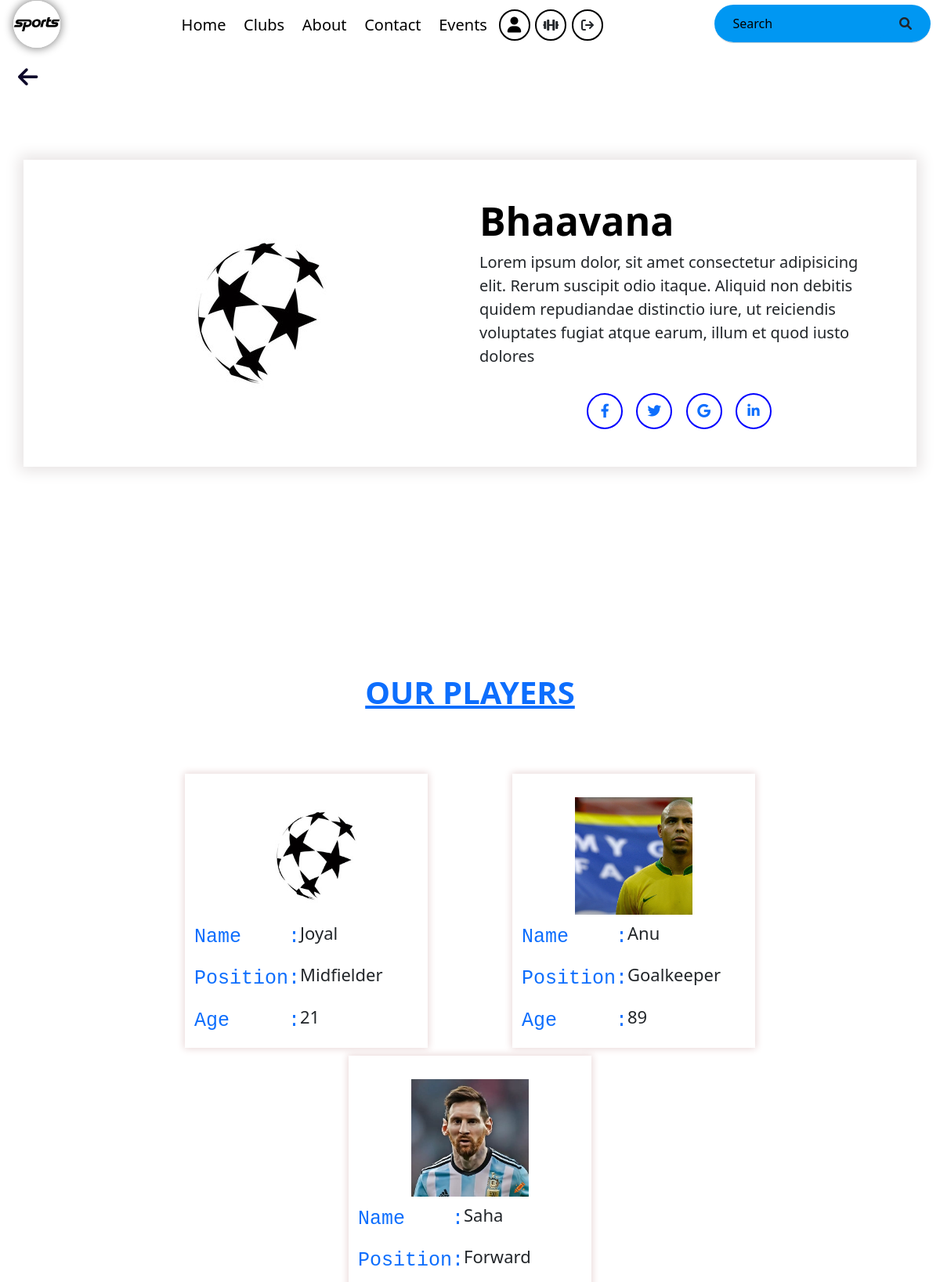
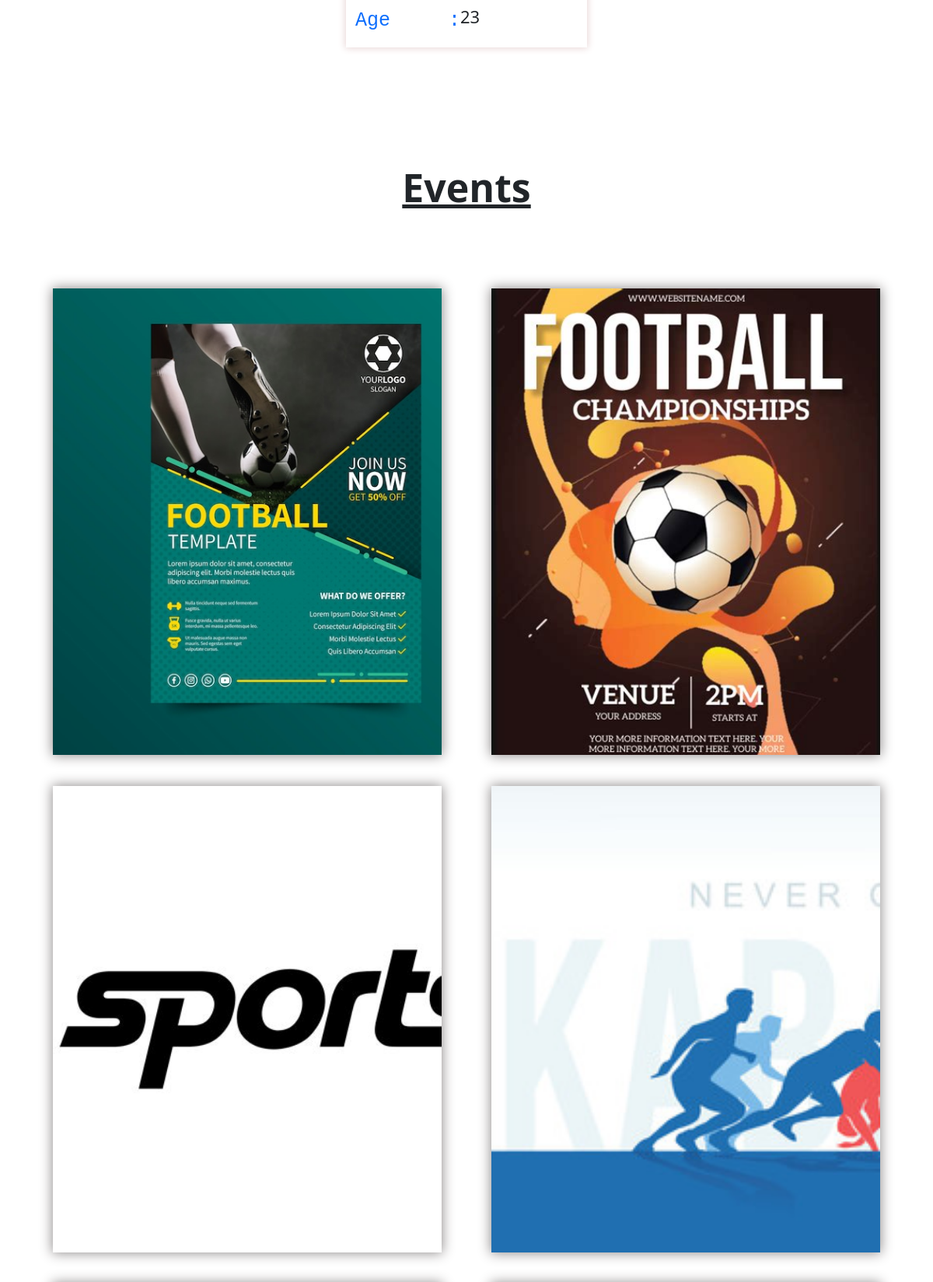
The page /club_main.php?v=4 (upper part) on the database its author committed (2 pictures, top to bottom).
### tables this page shows
CREATE TABLE `club` (
  `club_id` int(50) NOT NULL,
  `club_name` varchar(50) NOT NULL,
  `club_type` varchar(50) NOT NULL,
  `Man_name` varchar(50) NOT NULL,
  `email` varchar(50) NOT NULL,
  `mobile` varchar(20) NOT NULL,
  `district` varchar(20) NOT NULL,
  `logo` varchar(200) NOT NULL,
  `about` text NOT NULL DEFAULT 'Lorem ipsum dolor, sit amet consectetur adipisicing elit. Rerum suscipit odio itaque. Aliquid non debitis quidem repudiandae distinctio iure, ut reiciendis voluptates fugiat atque earum, illum et quod iusto dolores?',
  `password` varchar(100) NOT NULL,
  `login_count` int(11) DEFAULT 0
);

CREATE TABLE `clubuser` (
  `id` int(30) NOT NULL,
  `club_id` int(30) NOT NULL,
  `sport_type` varchar(50) NOT NULL,
  `email` varchar(100) NOT NULL,
  `position` varchar(100) NOT NULL,
  `number` varchar(20) NOT NULL,
  `amount` varchar(100) NOT NULL DEFAULT '00',
  `add_date` date NOT NULL
);

CREATE TABLE `user` (
  `user_id` int(20) NOT NULL,
  `name` varchar(100) NOT NULL,
  `email` varchar(100) NOT NULL,
  `mobile` varchar(20) NOT NULL,
  `district` varchar(100) NOT NULL,
  `age` varchar(20) NOT NULL,
  `password` varchar(100) NOT NULL,
  `image` varchar(200) NOT NULL,
  `login_count` int(11) DEFAULT 0,
  `country` varchar(100) NOT NULL
);

CREATE TABLE `events` (
  `event_id` int(10) NOT NULL,
  `club_name` varchar(100) NOT NULL,
  `type` varchar(50) NOT NULL,
  `image` varchar(200) NOT NULL,
  `event_date` date NOT NULL,
  `sports` varchar(100) NOT NULL
);

### club_main.php (the view, shortened to what this page needs)
<!DOCTYPE html>
<html lang="en">
<head>
    <link href="https://cdn.jsdelivr.net/npm/bootstrap@5.0.2/dist/css/bootstrap.min.css" rel="stylesheet">
  <link rel="stylesheet" href="https://cdnjs.cloudflare.com/ajax/libs/font-awesome/6.0.0-beta3/css/all.min.css">
  <link rel="stylesheet" href="css/style.css?v=<?php echo time(); ?>">
</head>
<?php include('header.php'); ?>
<?php
if (isset($_SERVER['HTTP_REFERER'])) {
    $previousPage = $_SERVER['HTTP_REFERER'];
} else {
    $previousPage = $_SESSION['pre'];
}
?>
<a href="<?php echo $previousPage; ?>"style="text-decoration: none;" ><i class="fa-solid fa-arrow-left" style="font-size: 29px; color:#0c0629; position: fixed;left: 23px;top: 84px;" ></i></a>
<body>
    <div class="container-fluid " style="height: 100vh; display:flex; background:white; justify-content:center; align-items:center; flex-direction:column;" id="main">
        <?php
        if(isset($_GET['v'])){
            $id = $_GET['v'];
            $sql = "SELECT * FROM `club` WHERE club_id = '$id'";
            $result= mysqli_query($conn,$sql);
            $row = mysqli_fetch_assoc($result);
            $name = $row['club_name'];
            ?>
        <div class="container  p-5" style=" box-shadow: 0px 0px 18px 5px #e6e2e2;">
                <div class="row d-flex justify-content-center align-items-center">
                    <div class="col-12 col-md-6 mb-4 mb-md-0 text-center">
                        <img src="images/<?php echo $row['logo']; ?>" alt="" class="img-fluid">
                    </div>
                    <div class="col-12 col-md-6 d-flex flex-column justify-content-start">
                        <h1 style="color: black; font-size: 50px; font-weight: 900;"><?php echo $row['club_name']; ?></h1>
                        <p style="font-size: 20px; font-weight: 300;"><?php echo $row['about']; ?></p>
                        <div class="social-media mt-3">
                            <a href="" class="social-icon" style="border: 2px solid blue;">
                                <i class="fab fa-facebook-f text-primary"></i>
                            </a>
                            <a href="" class="social-icon" style="border: 2px solid blue;">
                                <i class="fab fa-twitter text-primary"></i>
                            </a>
                            <a href="" class="social-icon" style="border: 2px solid blue;">
                                <i class="fab fa-google text-primary"></i>
                            </a>
                            <a href="" class="social-icon text-primary" style="border: 2px solid blue;">
                                <i class="fab fa-linkedin-in"></i>
                            </a>
                        </div>
                    </div>
                </div>
        </div>
    </div>
    <div class="row mx-auto d-flex justify-content-center align-items-center" style="height: auto; color:white; background: white; padding-bottom:40px;" id="sportsclubs">
    <h1 class="text-center text-primary" style="font-weight: 900; margin-top:60px; margin-bottom:80px;"><u>OUR PLAYERS</u></h1>
    <?php
        $sql = "SELECT * FROM `clubuser` WHERE club_id = '$id'";
        $result = mysqli_query($conn, $sql);
        if (mysqli_num_rows($result) > 0) {
            while ($row = mysqli_fetch_assoc($result)) {
                $email = $row['email'];
                $user_sql = "SELECT * FROM `user` WHERE email = '$email'";
                $user_result = mysqli_query($conn, $user_sql);
                if ($data = mysqli_fetch_assoc($user_result)) {
                    ?>
                    <div class="col-lg-3 col-sm-12 player_card">
                        <a href="">
                            <div class="player_img" style="background-image: url('images/<?php echo $data['image']; ?>');"></div>
                            <div class="d-flex  justify-content-center align-items-center flex-column w-100">
                                    <div style="width: 100%;display: flex;justify-content: start;align-items: start;">
                                        <pre style="font-size: 25px;">Name    :</pre>
                                        <h3 class="text-start text-dark" style="text-transform: capitalize; font-size:22px;" ><?php echo $data['name']; ?></h3>
                                    </div>
                                    <div style="width: 100%;display: flex;justify-content: start;align-items: start;">
                                        <pre style="font-size: 25px;">Position:</pre>
                                        <h3 class="text-start text-dark" style="text-transform: capitalize; font-size:22px;" ><?php echo $row['position']; ?></h3>
                                    </div>
                                    <div style="width: 100%;display: flex;justify-content: start;align-items: start;">
                                        <pre style="font-size: 25px;">Age     :</pre>
                                        <h3 class="text-start text-dark" style="text-transform: capitalize; font-size:22px;" ><?php echo $data['age']; ?></h3>
                                    </div>
                            </div>
                        </a>
                    </div>
                    <?php
                }
            }
        }
    ?>
</div>
    <div class="container-fluid " style="height: 100vh; display:flex;  align-items:center; flex-direction:column; padding-top:100px;" id="main">
            <h1 style="font-size: 50px;font-weight: 900;text-transform: capitalize;margin-bottom: 80px;"><u> Events</u></h1>
            <div class="container-fluid row">
            <?php
            $sql = "SELECT * FROM events WHERE club_name = '$name'   ORDER BY
                    CASE
                        WHEN type = 'recruitment' THEN 1
                        WHEN type = 'tournament' THEN 2
                        WHEN type = 'event' THEN 3
                        ELSE 4
                    END";
            $out = mysqli_query($conn, $sql);
            while ($data = mysqli_fetch_assoc($out)) {
            ?>
                <div class="event col-lg-4 col-sm-12 p-0" style="background-image:url('images/<?php echo $data['image']; ?>'); background-size:cover; background-repeat:no-repeat;">
                </div>
            <?php
            }
        }
            ?>
        </div>
    </div>
</body>
</html>

### css/style.css (style rules this page uses)
.social-media { display: flex; justify-content: center; }
.social-icon { height: 46px; width: 46px; border: 2px solid white; margin: 0 0.54rem; display: flex; justify-content: center; align-items: center; text-decoration: none; color:white; font-size: 1.1rem; border-radius: 50%; transition: 0.3s; }
.player_card { background: transparent; display: flex; justify-content: center; align-items: center; flex-direction: column; box-shadow: 0px 0px 9px 1px #e8d5d5; width: 310px; height: 350px; margin-bottom: 10px; margin-right: 54px; margin-left: 54px; flex: 0 0 auto; }
.player_card a { height: 100%; width: 100%; text-decoration: none; display: flex; justify-content: space-around; align-items: center; flex-direction: column; }
.player_img { width: 150px; height: 150px; background-size: cover; background-repeat: no-repeat; position: relative; top: 0px; margin: auto; margin-bottom: auto; margin-bottom: 10px; }
.event { width: 500px; height:600px; background:red; margin:auto; margin-top: 20px; margin-bottom: 20px; box-shadow: 0px 0px 15px 1px #928e8e; }

### rows shown on the page
club: logo (picture), club_name "Bhaavana", about "Lorem ipsum dolor, sit amet consectetur adipisicing elit. Rerum suscipit odio itaque. Aliquid non debitis quidem repudiandae distinctio iure, ut reiciendis voluptates fugiat atque earum, illum et quod iusto dolores"
clubuser: user.image (picture), user.name "Joyal", position "Midfielder", user.age "21"
clubuser: user.image (picture), user.name "Anu", position "Goalkeeper", user.age "89"
clubuser: user.image (picture), user.name "Saha", position "Forward", user.age "23"
events: image (picture)
events: image (picture)
events: image (picture)
events: image (picture)
